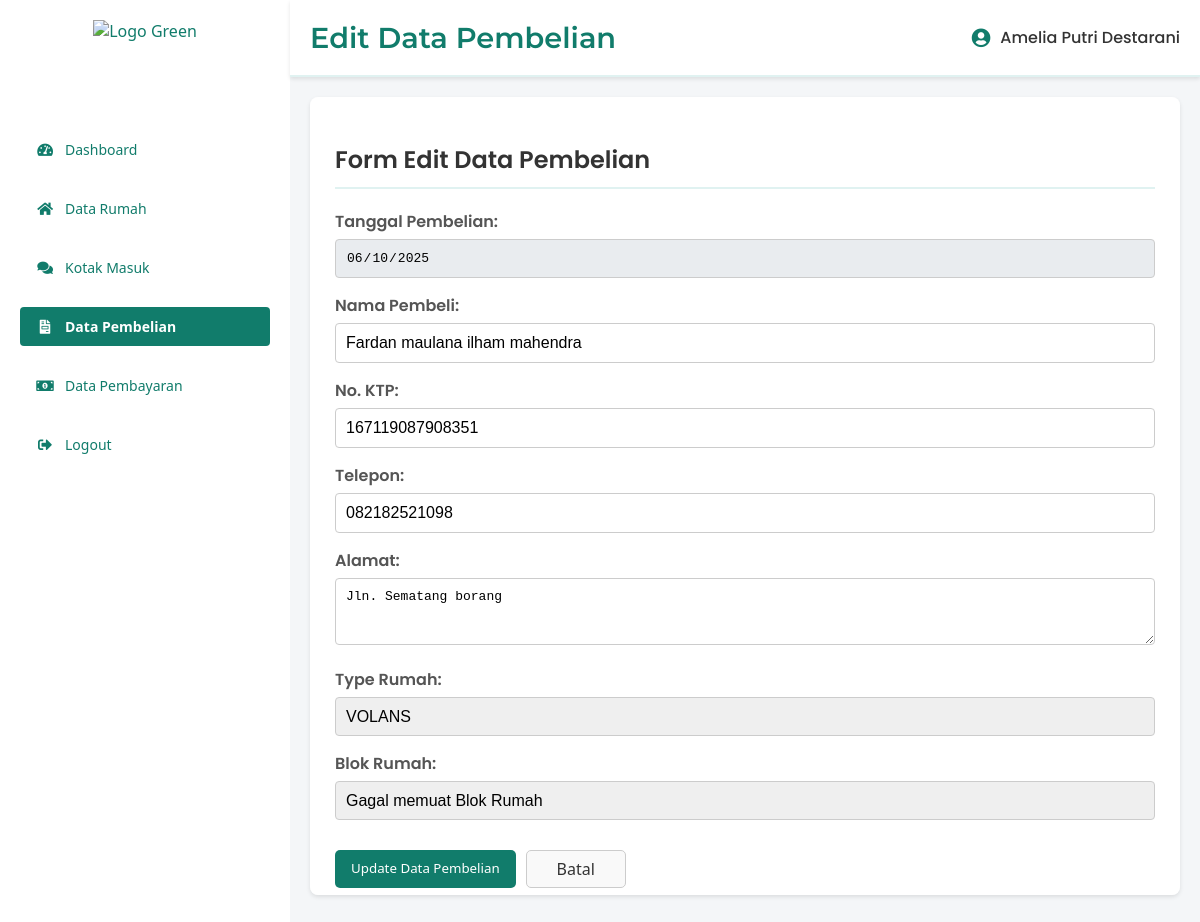
The app's page /edit_pembelian.php?id=VV3 with its own data.
### tables this page shows
CREATE TABLE `tb_pembelian` (
  `id_pembelian` varchar(100) NOT NULL,
  `tanggal_pembelian` date NOT NULL,
  `nama_pembeli` varchar(50) NOT NULL,
  `type_rumah` varchar(30) NOT NULL,
  `blok_rumah` varchar(5) NOT NULL,
  `id_unit` int(11) UNSIGNED DEFAULT NULL,
  `status_pembelian` enum('Terbooking','Gagal Booking','terjual') NOT NULL,
  `id_rumah` int(11) UNSIGNED DEFAULT NULL,
  `no_ktp` varchar(20) DEFAULT NULL,
  `alamat` text DEFAULT NULL,
  `telepon` varchar(15) DEFAULT NULL
);

CREATE TABLE `tb_unit` (
  `id_unit` int(11) UNSIGNED NOT NULL,
  `id_rumah` int(11) UNSIGNED NOT NULL,
  `nama_blok` varchar(5) NOT NULL,
  `type_unit` varchar(30) NOT NULL,
  `status` enum('tersedia','terjual','terbooking') NOT NULL DEFAULT 'tersedia'
);

### Edit_pembelian.php (the view, shortened to what this page needs)
<?php
$host = "localhost";
$username = "root";
$password = "";
$database = "db_perumahan";
$conn = new mysqli($host, $username, $password, $database);
$data_pembelian = null;
$old_status_unit_from_db_get_request = '';
$is_failed_booking = false;
$id_pembelian_param = $_GET['id_pembelian'] ?? $_GET['id'] ?? null;
if ($id_pembelian_param) {
    $id_pembelian_to_load = $id_pembelian_param;
    $stmt_get_data = $conn->prepare("SELECT p.*, u.status AS status_unit_pembelian FROM tb_pembelian p JOIN tb_unit u ON p.id_unit = u.id_unit WHERE p.id_pembelian = ?");
    if (!$stmt_get_data) {
        $pesan = "<div class='error-message'>Error preparing statement (get_data_pembelian): " . $conn->error . "</div>";
    } else {
        $stmt_get_data->bind_param("s", $id_pembelian_to_load);
        $stmt_get_data->execute();
        $result_data = $stmt_get_data->get_result();
        if ($result_data->num_rows > 0) {
            $data_pembelian = $result_data->fetch_assoc();
            $old_status_unit_from_db_get_request = $data_pembelian['status_unit_pembelian'];
        } else {
            $pesan = "<div class='error-message'>Data pembelian tidak ditemukan.</div>";
            $data_pembelian = null;
        }
    }
} else {
    $pesan = "<div class='error-message'>ID Pembelian tidak diberikan. Silakan pilih data pembelian yang ingin diedit dari halaman <a href='data_pembelian.php'>Data Pemesanan</a>.</div>";
}
$sql_type_rumah = "SELECT id_rumah, type_rumah FROM tb_rumah ORDER BY type_rumah ASC";
$result_type_rumah = $conn->query($sql_type_rumah);
?>
<!DOCTYPE html>
<html lang="en">
<head>
    <link href="https://cdnjs.cloudflare.com/ajax/libs/font-awesome/5.15.3/css/all.min.css" rel="stylesheet"/>
</head>
<body>
    <div class="admin-container">
        <aside class="sidebar">
            <div class="sidebar-header" style="justify-content: center;">
               <img src="gambar/Logo_Green.png" alt="Logo Green" class="logo">
            </div>
            <nav class="sidebar-nav">
                <ul>
                    <li><a href="Dashboard_admin.php"><i class="fas fa-tachometer-alt"></i> <span>Dashboard</span></a></li>
                    <li><a href="data_rumah.php"><i class="fas fa-home"></i> <span>Data Rumah</span></a></li>
                    <li><a href="kotak_masuk.php"><i class="fas fa-comments"></i> <span>Kotak Masuk</span></a></li>
                    <li><a href="data_pembelian.php" class="active"><i class="fas fa-file-invoice"></i> <span>Data Pembelian</span></a></li>
                    <li><a href="data_pembayaran.php"><i class="fas fa-money-bill-alt"></i> <span>Data Pembayaran</span></a></li>
                    <li class="logout"><a href="logout.php"><i class="fas fa-sign-out-alt"></i> <span>Logout</span></a></li>
                </ul>
            </nav>
        </aside>
        <main class="main-content">
            <header class="main-header">
                <h2>Edit Data Pembelian</h2>
                <div class="admin-info">
                    <i class="fas fa-user-circle"></i>
                    <span>Amelia Putri Destarani</span>
                </div>
            </header>
            <div class="content-area">
                <div class="form-scroll-container">
                    <h2>Form Edit Data Pembelian</h2>
                    <?php
                    if ($data_pembelian) :
                    ?>
                    <form method="post" action="<?php echo htmlspecialchars($_SERVER["PHP_SELF"]) . '?id_pembelian=' . urlencode($data_pembelian['id_pembelian']); ?>">
                        <div class="form-group">
                            <label for="tanggal_pembelian">Tanggal Pembelian:</label>
                           <input type="date" id="tanggal_pembelian" name="tanggal_pembelian" value="<?php echo htmlspecialchars($data_pembelian['tanggal_pembelian'] ?? date('Y-m-d')); ?>" readonly>
                        </div>
                        <div class="form-group">
                            <label for="nama_pembeli">Nama Pembeli:</label>
                            <input type="text" id="nama_pembeli" name="nama_pembeli" value="<?php echo htmlspecialchars($data_pembelian['nama_pembeli']); ?>" <?php echo $is_failed_booking ? 'readonly disabled' : ''; ?> required>
                        </div>
                        <div class="form-group">
                            <label for="no_ktp">No. KTP:</label>
                            <input type="text" id="no_ktp" name="no_ktp" value="<?php echo htmlspecialchars($data_pembelian['no_ktp']); ?>" <?php echo $is_failed_booking ? 'readonly disabled' : ''; ?> required>
                        </div>
                        <div class="form-group">
                            <label for="telepon">Telepon:</label>
                            <input type="tel" id="telepon" name="telepon" value="<?php echo htmlspecialchars($data_pembelian['telepon']); ?>" <?php echo $is_failed_booking ? 'readonly disabled' : ''; ?> required>
                        </div>
                        <div class="form-group">
                            <label for="alamat">Alamat:</label>
                            <textarea id="alamat" name="alamat" rows="3" <?php echo $is_failed_booking ? 'readonly disabled' : ''; ?> required><?php echo htmlspecialchars($data_pembelian['alamat']); ?></textarea>
                        </div>
                        <div class="form-group">
                            <label for="id_rumah">Type Rumah:</label>
                            <select id="id_rumah" name="id_rumah" <?php echo (strtolower($old_status_unit_from_db_get_request) === 'terjual' || $is_failed_booking) ? 'disabled' : ''; ?> required>
                                <?php
                                if ($result_type_rumah && $result_type_rumah->num_rows > 0) {
                                    while ($row = $result_type_rumah->fetch_assoc()) {
                                        $selected = ($row['id_rumah'] == $data_pembelian['id_rumah']) ? 'selected' : '';
                                        echo "<option value='" . htmlspecialchars($row['id_rumah']) . "' " . $selected . ">" . htmlspecialchars($row['type_rumah']) . "</option>";
                                    }
                                }
                                ?>
                            </select>
                        </div>
                        <div class="form-group">
                            <label for="id_unit">Blok Rumah:</label>
                            <select id="id_unit" name="id_unit" <?php echo (strtolower($old_status_unit_from_db_get_request) === 'terjual' || $is_failed_booking) ? 'disabled' : ''; ?> required>
                                <option value="">Pilih Blok Rumah</option>
                            </select>
                        </div>
                        <div class="button-group">
                            <button type="submit" name="submit_edit" class="submit-button" <?php echo $is_failed_booking ? 'disabled' : ''; ?>>Update Data Pembelian</button>
                            <a href="data_pembelian.php" class="back-button">Batal</a>
                        </div>
                    </form>
                    <?php endif; ?>
                </div>
            </div>
        </main>
    </div>
</body>
</html>

### Edit_pembelian.php (style rules this page uses)
body { margin: 0; font-family: 'Segoe UI', sans-serif; background-color: #f4f6f8; display: flex; min-height: 100vh; }
.admin-container { display: flex; flex: 1; min-height: 100vh; }
.sidebar { background-color: #fff; color: #117c6b; width: 250px; padding: 20px; display: flex; flex-direction: column; box-shadow: 2px 0 5px rgba(0, 0, 0, 0.1); }
.sidebar-header { display: flex; align-items: center; justify-content: center; margin-bottom: 30px; }
.sidebar-header .logo { height: 80px; }
.sidebar-nav ul { list-style: none; padding: 0; margin: 0; }
.sidebar-nav ul li a { display: flex; align-items: center; color: #117c6b; text-decoration: none; padding: 10px 15px; margin-bottom: 20px; border-radius: 4px; font-size: 14px; font-weight: 500; transition: background-color 0.3s ease; }
.sidebar-nav ul li a i { margin-right: 10px; width: 20px; text-align: center; }
.sidebar-nav ul li.logout { margin-top: auto; }
.sidebar-nav ul li.logout a { background-color: transparent; color: #117c6b; }
.sidebar-nav ul li a.active { background-color: #117c6b; color: white; font-weight: 600; }
.main-content { flex: 1; background-color: #f4f6f8; display: flex; flex-direction: column; }
.main-header { background-color: #fff; color: #117c6b; padding: 20px; border-bottom: 2px solid #e0f2f1; display: flex; justify-content: space-between; align-items: center; box-shadow: 0 2px 4px rgba(0, 0, 0, 0.1); }
.main-header h2 { margin: 0; font-size: 1.8em; font-family: 'Montserrat', sans-serif; font-weight: 600; }
.admin-info { display: flex; align-items: center; }
.admin-info i { margin-right: 10px; font-size: 1.2em; color: #117c6b; }
.admin-info span { font-weight: 500; color: #333; font-family: 'Poppins', sans-serif; }
.content-area { padding: 20px; flex: 1; font-family: 'Poppins', sans-serif; color: #333; display: flex; flex-direction: column; }
.form-scroll-container { background-color: #fff; padding: 25px; border-radius: 8px; box-shadow: 0 2px 4px rgba(0, 0, 0, 0.1); margin-bottom: 20px; overflow-y: auto; max-height: 70vh; }
.form-scroll-container h2 { font-size: 1.5em; color: #333; margin-bottom: 20px; font-weight: 600; border-bottom: 2px solid #e0f2f1; padding-bottom: 10px; }
.form-group { margin-bottom: 15px; }
.form-group label { display: block; margin-bottom: 5px; font-weight: 600; color: #555; }
.form-group input[type="date"], .form-group input[type="text"], .form-group input[type="tel"], .form-group textarea, .form-group select { width: 100%; padding: 10px; border: 1px solid #ccc; border-radius: 4px; font-size: 1em; box-sizing: border-box; }
.form-group input[readonly], .form-group select[disabled], .form-group textarea[readonly] { background-color: #e9ecef; cursor: not-allowed; }
.form-group textarea { resize: vertical; }
.form-group select { appearance: none; -webkit-appearance: none; -moz-appearance: none; background-repeat: no-repeat; background-position-x: 95%; background-position-y: center; padding-right: 25px; }
.button-group { margin-top: 20px; display: flex; gap: 10px; align-items: center; }
.submit-button, .back-button { padding: 10px 15px; border-radius: 5px; cursor: pointer; transition: background-color 0.3s ease; font-weight: 500; text-decoration: none; margin-top: 10px; line-height: 1; box-sizing: border-box; display: inline-block; height: 38px; vertical-align: middle; font-family: 'Segoe UI', sans-serif; min-width: 100px; text-align: center; }
.submit-button { background-color: #117c6b; color: white; border: 1px solid transparent; }
.back-button { background-color: #f9f9f9; color: #333; border: 1px solid #ccc; }

### records on screen
tb_pembelian: tanggal_pembelian "06/10/2025", nama_pembeli "Fardan maulana ilham mahendra", no_ktp "167119087908351", telepon "082182521098", alamat "Jln. Sematang borang"
tb_unit: id_unit "Gagal memuat Blok Rumah"

### other values on screen
form field id_rumah "VOLANS"
